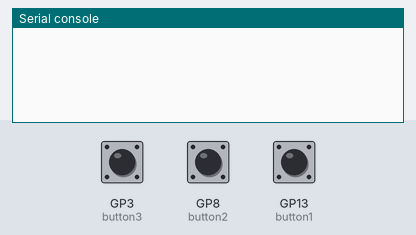
Recording of a program running on a simulated Raspberry Pi Pico running MicroPython. On the bench: the last lines printed to the serial console. Inputs (shaded band) come from the test bench; at power-on: GP3 (button3) LOW, GP8 (button2) LOW, GP13 (button1) LOW.

Above: at 1.2 s.
1.3 s: GP3 (button3) pulled HIGH for 0.25 s
At 2.1 s:
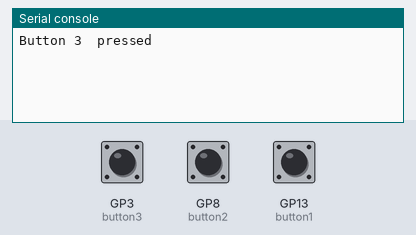
3.0 s: GP8 (button2) pulled HIGH for 0.25 s
At 4.4 s:
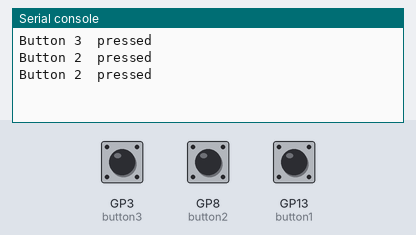
4.7 s: GP13 (button1) pulled HIGH for 0.25 s
At 6.0 s:
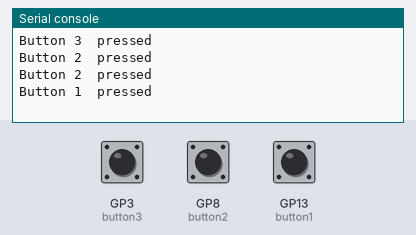
Timing chart, 0 to 7.7 s (numbered marks = the images above; inputs shaded):
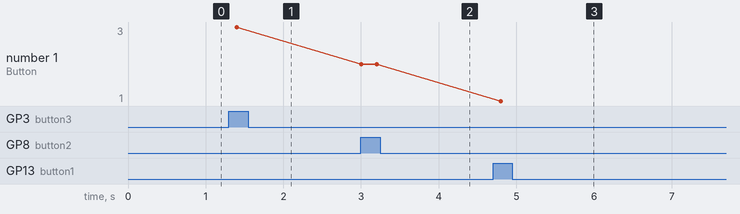

Measured:
- after the input at 1.3 s, the serial console: prints a new line after 0.10 s (image 1)
- after the input at 3.0 s, the serial console: prints a new line at once (image 2)
- after the input at 4.7 s, the serial console: prints a new line after 0.10 s (image 3)
- plotted number 1: 3 → 2 after the input at 3.0 s, 2 → 1 after the input at 4.7 s

The program:

input_from_multiple_buttons.py
```python
# Imports
from machine import Pin
import time

# set up buttons on GPIO pins and set 3.3v pin to 0v with PULL DOWN
button1 = Pin(13, Pin.IN, Pin.PULL_DOWN)
button2 = Pin(8, Pin.IN, Pin.PULL_DOWN)
button3 = Pin(3, Pin.IN, Pin.PULL_DOWN)

while True:
    # prevent multiple firings with 1 button press
    time.sleep(0.2)

    if button1.value() == 1:
        print("Button 1	pressed")

    elif button2.value() == 1:
        print("Button 2	pressed")

    elif button3.value() == 1:
        print("Button 3	pressed")
```
